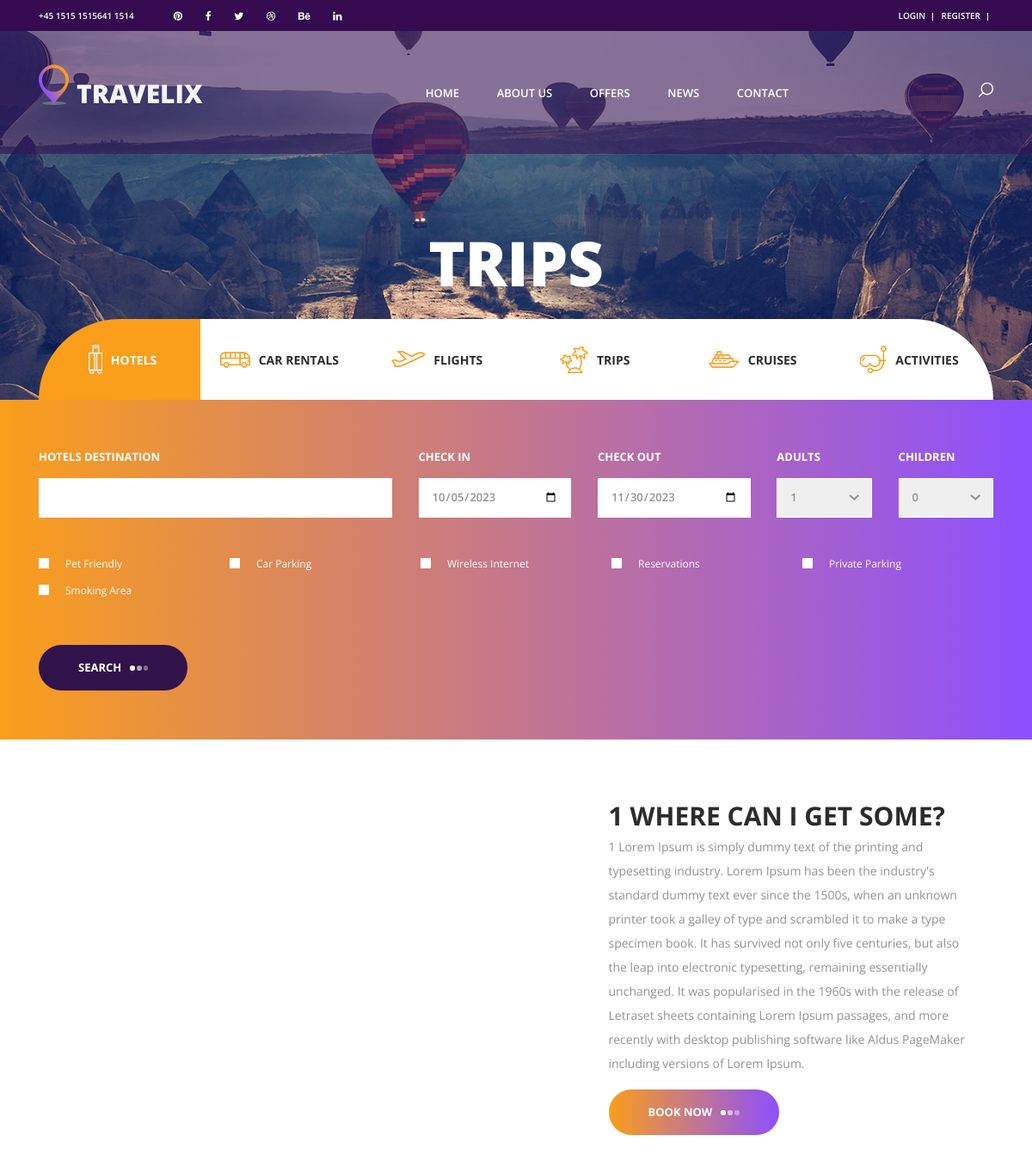
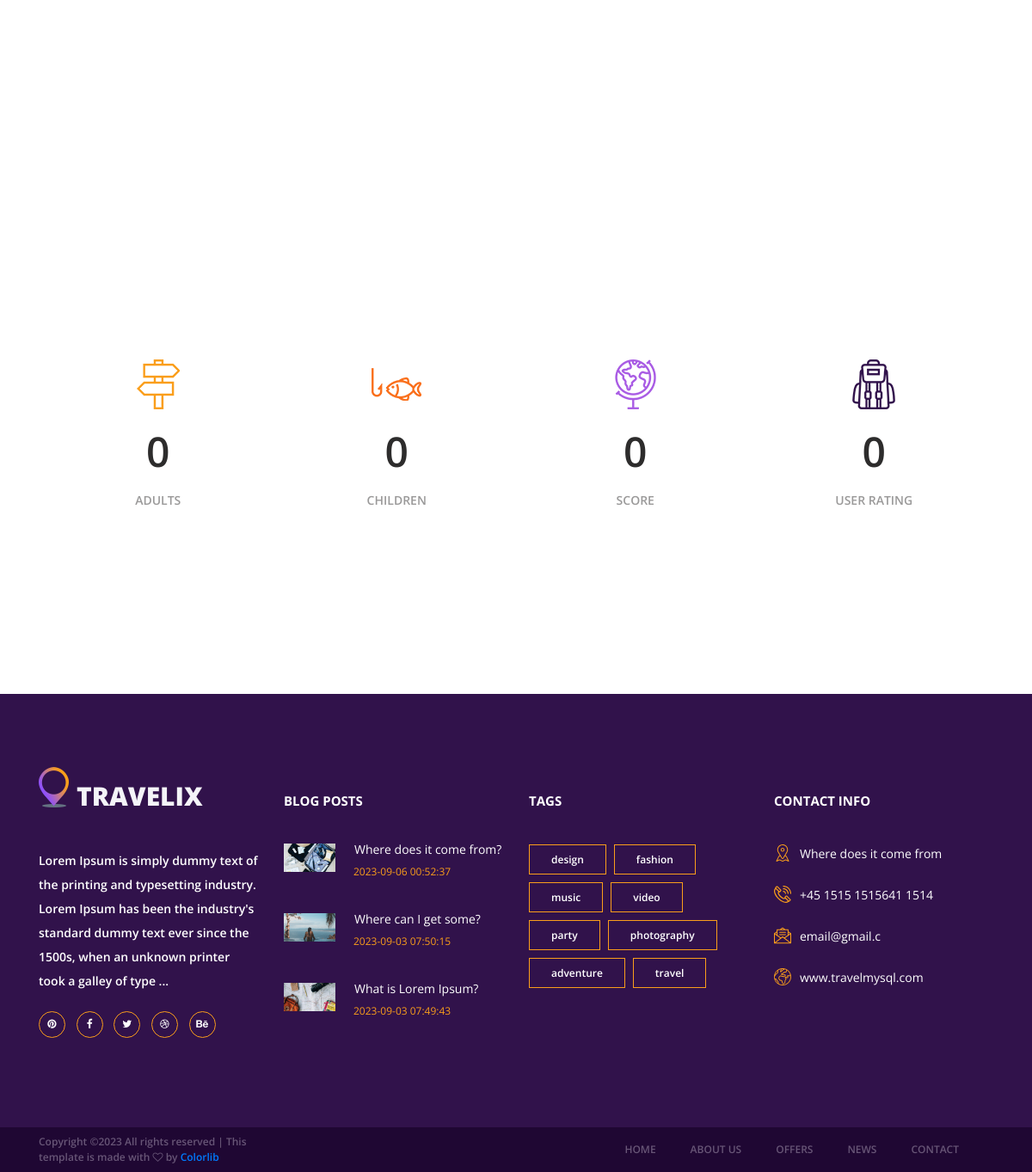
/detail/trips.php?id=1, run on the app's committed database (2 pictures, top to bottom).
### tables this page shows
CREATE TABLE `about` (
  `id` int(4) NOT NULL,
  `title` varchar(200) NOT NULL,
  `description` text NOT NULL,
  `facebook` varchar(200) NOT NULL,
  `twitter` varchar(200) NOT NULL,
  `linkedin` varchar(200) NOT NULL,
  `pinterest` varchar(200) NOT NULL,
  `phone` varchar(200) NOT NULL,
  `email` varchar(200) NOT NULL,
  `adress` varchar(200) NOT NULL
);

CREATE TABLE `trips` (
  `id` int(11) NOT NULL,
  `title` varchar(200) NOT NULL,
  `image` varchar(200) NOT NULL,
  `price` decimal(4,2) NOT NULL,
  `description` text NOT NULL,
  `score` int(11) NOT NULL,
  `user_rating` decimal(4,2) NOT NULL,
  `destination` varchar(200) NOT NULL,
  `checking` date NOT NULL,
  `checkout` date NOT NULL,
  `adults` int(11) NOT NULL,
  `children` int(11) NOT NULL
);

CREATE TABLE `blog` (
  `id` int(11) NOT NULL,
  `image` varchar(200) NOT NULL,
  `title` varchar(200) NOT NULL,
  `description` text NOT NULL,
  `create_at` timestamp NOT NULL DEFAULT current_timestamp()
);

### detail/trips.php (the view, shortened to what this page needs)
<?php require "../includes/header.php"?>
<link rel="stylesheet" type="text/css" href="<?php echo APPURL;?>/assets/styles/offers_styles.css">
<link rel="stylesheet" type="text/css" href="<?php echo APPURL;?>/assets/styles/offers_responsive.css">
<link rel="stylesheet" type="text/css" href="<?php echo APPURL;?>/assets/styles/my.css">
<?php
$tripId= $_GET['id'];
$query = "SELECT * FROM trips WHERE `id`= :tripId";
$stmt= $conn ->prepare($query);
$stmt -> bindParam(":tripId", $tripId, PDO::PARAM_INT);
$stmt->execute();
$trip = $stmt->fetch(PDO::FETCH_ASSOC);
if($trip){
?>
<div class="home">
		<div class="home_background page-banner-detail parallax-window" data-parallax="scroll"></div>
		<div class="home_content">
			<div class="home_title">Trips</div>
		</div>
	</div>
	<div class="offers">
        <?php require "../includes/sidebar.php"?>
		<div class="container">
			<div class="row">
				<div class="col-lg-12">
					<div class="offers_grid">
                    <div class="container">
			<div class="row">
				<div class="col-lg-7">
					<div class="intro_image "><img  class="m-height-600" src="<?php echo DBIMAGE; ?>/<?php echo $trip['image']; ?>" alt=""></div>
				</div>
				<div class="col-lg-5">
					<div class="intro_content">
						<div class="intro_titlec">  <?php echo $trip['title']; ?></div>
						<p class="intro_text">  <?php echo $trip['description']; ?></p>
						<div class="button intro_button"><div class="button_bcg"></div><a href="<?php echo APPURL;?>/book.php?id=<?php echo $trip['id']; ?>&category=trip">Book now<span></span><span></span><span></span></a></div>
					</div>
				</div>
			</div>
		</div>
					</div>
                    <div class="milestones">
		<div class="container">
			<div class="row">
				<div class="col-lg-3 milestone_col">
					<div class="milestone text-center">
						<div class="milestone_icon"><img src="<?php echo ASSETSIMAGE; ?>/milestone_1.png" alt=""></div>
						<div class="milestone_counter" data-end-value=" <?php echo $trip['adults']; ?>">0</div>
						<div class="milestone_text">Adults</div>
					</div>
				</div>
				<div class="col-lg-3 milestone_col">
					<div class="milestone text-center">
						<div class="milestone_icon"><img src="<?php echo ASSETSIMAGE; ?>/milestone_2.png" alt=""></div>
						<div class="milestone_counter" data-end-value=" <?php echo $trip['children']; ?>">0</div>
						<div class="milestone_text">Children</div>
					</div>
				</div>
				<div class="col-lg-3 milestone_col">
					<div class="milestone text-center">
						<div class="milestone_icon"><img src="<?php echo ASSETSIMAGE; ?>/milestone_3.png" alt=""></div>
						<div class="milestone_counter" data-end-value=" <?php echo $trip['score']; ?>">0</div>
						<div class="milestone_text">Score</div>
					</div>
				</div>
				<div class="col-lg-3 milestone_col">
					<div class="milestone text-center">
						<div class="milestone_icon"><img src="<?php echo ASSETSIMAGE; ?>/milestone_4.png" alt=""></div>
						<div class="milestone_counter" data-end-value=" <?php echo $trip['user_rating']; ?>">0</div>
						<div class="milestone_text">User Rating</div>
					</div>
				</div>
			</div>
		</div>
	</div>
				</div>
			</div>
		</div>
	</div>
<?php  }
else {
    echo "no result";
    exit();
}
?>
    <?php require "../includes/footer.php"?>

### includes/header.php (shortened to what this page needs)
<?php
require_once($_SERVER['DOCUMENT_ROOT'].'/TravelPhpMysql/config/config.php');
?>
<!DOCTYPE html>
<html lang="en">
<head>
<link rel="stylesheet" type="text/css" href="<?php echo APPURL;?>/assets/styles/bootstrap4/bootstrap.min.css">
<link href="<?php echo APPURL;?>/assets/plugins/font-awesome-4.7.0/css/font-awesome.min.css" rel="stylesheet" type="text/css">
<link rel="stylesheet" type="text/css" href="<?php echo APPURL;?>/assets/plugins/OwlCarousel2-2.2.1/owl.carousel.css">
<link rel="stylesheet" type="text/css" href="<?php echo APPURL;?>/assets/plugins/OwlCarousel2-2.2.1/owl.theme.default.css">
<link rel="stylesheet" type="text/css" href="<?php echo APPURL;?>/assets/plugins/OwlCarousel2-2.2.1/animate.css">
<link rel="stylesheet" type="text/css" href="<?php echo APPURL;?>/assets/styles/responsive.css">
<link rel="stylesheet" type="text/css" href="<?php echo APPURL;?>/assets/styles/my.css">
</head>
<body>
<div class="super_container">
	<header class="header">
		<div class="top_bar">
			<div class="container">
				<div class="row">
					<div class="col d-flex flex-row">
					<?php
							try{
								$query12= "SELECT * FROM about";
								$result12 = $conn->query($query12);
								while($row = $result12->fetch(PDO::FETCH_ASSOC)){
							?>
						<div class="phone"><?php echo $row['phone']; ?></div>
						<div class="social">
							<ul class="social_list">
								<li class="social_list_item"><a href="<?php echo $row['pinterest']; ?>"><i class="fa fa-pinterest" aria-hidden="true"></i></a></li>
								<li class="social_list_item"><a href="<?php echo $row['facebook']; ?>"><i class="fa fa-facebook" aria-hidden="true"></i></a></li>
								<li class="social_list_item"><a href="<?php echo $row['twitter']; ?>#"><i class="fa fa-twitter" aria-hidden="true"></i></a></li>
								<li class="social_list_item"><a href="<?php echo $row['twitter']; ?>"><i class="fa fa-dribbble" aria-hidden="true"></i></a></li>
								<li class="social_list_item"><a href="<?php echo $row['facebook']; ?>"><i class="fa fa-behance" aria-hidden="true"></i></a></li>
								<li class="social_list_item"><a href="<?php echo $row['linkedin']; ?>"><i class="fa fa-linkedin" aria-hidden="true"></i></a></li>
							</ul>
						</div>
						<?php
							} }
							catch(PDOException $e){
								echo "Error :" .$e->getMessage();
							}
							?>
						<div class="user_box ml-auto">
						<?php if(isset($_SESSION['username'])): ?>
							<div class="user_box_login user_box_link"><a href="#"><?php echo $_SESSION['username']; ?></a></div>
							<div class="user_box_login user_box_link"><a href="#">account</a></div>
							<div class="user_box_login user_box_link"><a href="<?php echo APPURL;?>/auth/logout.php">logout</a></div>
						<?php else: ?>
							<div class="user_box_login user_box_link"><a href="<?php echo APPURL;?>/auth/login.php">login</a></div>
							<div class="user_box_login user_box_link"><a href="<?php echo APPURL;?>/auth/register.php">register</a></div>
						<?php endif; ?>
						</div>
					</div>
				</div>
			</div>
		</div>
		<nav class="main_nav">
			<div class="container">
				<div class="row">
					<div class="col main_nav_col d-flex flex-row align-items-center justify-content-start">
						<div class="logo_container">
							<div class="logo"><a href="<?php echo APPURL;?>"><img src="<?php echo APPURL;?>/assets/images/logo.png" alt="">travelix</a></div>
						</div>
						<div class="main_nav_container ml-auto">
							<ul class="main_nav_list">
								<li class="main_nav_item"><a href="<?php echo APPURL;?>">home</a></li>
								<li class="main_nav_item"><a href="<?php echo APPURL;?>/about-us.php">about us</a></li>
								<li class="main_nav_item"><a href="<?php echo APPURL;?>/offer.php">offers</a></li>
								<li class="main_nav_item"><a href="<?php echo APPURL;?>/blog.php">news</a></li>
								<li class="main_nav_item"><a href="<?php echo APPURL;?>/contact.php">contact</a></li>
							</ul>
						</div>
						<div class="content_search ml-lg-0 ml-auto">
						</div>
					</div>
				</div>
			</div>
		</nav>
	</header>

### includes/footer.php (shortened to what this page needs)
	<footer class="footer">
		<div class="container">
			<div class="row">
			<?php
							try{
								$query14= "SELECT * FROM about";
								$result14 = $conn->query($query14);
								while($row = $result14->fetch(PDO::FETCH_ASSOC)){
							?>
				<div class="col-lg-3 footer_column">
					<div class="footer_col">
						<div class="footer_content footer_about">
							<div class="logo_container footer_logo">
								<div class="logo"><a href="#"><img src="<?php echo APPURL; ?>/assets/images/logo.png" alt="">travelix</a></div>
							</div>
							<p class="footer_about_text">   <?php
    $trim = strlen($row['description']) > 200 ? substr($row['description'], 0, 200) . '...' : $row['description'];
    echo $trim;
?></p>
							<ul class="footer_social_list">
								<li class="footer_social_item"><a href="<?php echo $row['pinterest']; ?>"><i class="fa fa-pinterest"></i></a></li>
								<li class="footer_social_item"><a href="<?php echo $row['facebook']; ?>"><i class="fa fa-facebook-f"></i></a></li>
								<li class="footer_social_item"><a href="<?php echo $row['twitter']; ?>"><i class="fa fa-twitter"></i></a></li>
								<li class="footer_social_item"><a href="<?php echo $row['twitter']; ?>"><i class="fa fa-dribbble"></i></a></li>
								<li class="footer_social_item"><a href="<?php echo $row['pinterest']; ?>"><i class="fa fa-behance"></i></a></li>
							</ul>
						</div>
					</div>
				</div>
				<?php
							} }
							catch(PDOException $e){
								echo "Error :" .$e->getMessage();
							}
							?>
				<div class="col-lg-3 footer_column">
					<div class="footer_col">
						<div class="footer_title">blog posts</div>
						<div class="footer_content footer_blog">
							<?php
						try{
								$query20= "SELECT * FROM blog ORDER BY  create_at DESC LIMIT 3";
								$result20 = $conn->query($query20);
								while($row = $result20->fetch(PDO::FETCH_ASSOC)){
							?>
							<div class="footer_blog_item clearfix">
								<div class="footer_blog_image"><img src="<?php echo DBIMAGE; ?>/<?php echo $row['image']; ?>" alt="https://unsplash.com/@avidenov"></div>
								<div class="footer_blog_content">
									<div class="footer_blog_title"><a href="blog.html"><?php echo $row['title']; ?></a></div>
									<div class="footer_blog_date"><?php echo $row['create_at']; ?></div>
								</div>
							</div>
							<?php
							} }
							catch(PDOException $e){
								echo "Error :" .$e->getMessage();
							}
							?>
						</div>
					</div>
				</div>
				<div class="col-lg-3 footer_column">
					<div class="footer_col">
						<div class="footer_title">tags</div>
						<div class="footer_content footer_tags">
							<ul class="tags_list clearfix">
								<li class="tag_item"><a href="#">design</a></li>
								<li class="tag_item"><a href="#">fashion</a></li>
								<li class="tag_item"><a href="#">music</a></li>
								<li class="tag_item"><a href="#">video</a></li>
								<li class="tag_item"><a href="#">party</a></li>
								<li class="tag_item"><a href="#">photography</a></li>
								<li class="tag_item"><a href="#">adventure</a></li>
								<li class="tag_item"><a href="#">travel</a></li>
							</ul>
						</div>
					</div>
				</div>
				<?php
							try{
								$query13= "SELECT * FROM about";
								$result13 = $conn->query($query13);
								while($row = $result13->fetch(PDO::FETCH_ASSOC)){
							?>
				<div class="col-lg-3 footer_column">
					<div class="footer_col">
						<div class="footer_title">contact info</div>
						<div class="footer_content footer_contact">
							<ul class="contact_info_list">
								<li class="contact_info_item d-flex flex-row">
									<div><div class="contact_info_icon"><img src="<?php echo APPURL; ?>/assets/images/placeholder.svg" alt=""></div></div>
									<div class="contact_info_text"><?php echo $row['adress']; ?></div>
								</li>
								<li class="contact_info_item d-flex flex-row">
									<div><div class="contact_info_icon"><img src="<?php echo APPURL; ?>/assets/images/phone-call.svg" alt=""></div></div>
									<div class="contact_info_text"><?php echo $row['phone']; ?></div>
								</li>
								<li class="contact_info_item d-flex flex-row">
									<div><div class="contact_info_icon"><img src="<?php echo APPURL; ?>/assets/images/message.svg" alt=""></div></div>
									<div class="contact_info_text"><a href="mailto:contactme@gmail.com?Subject=Hello" target="_top"><?php echo $row['email']; ?></a></div>
								</li>
								<li class="contact_info_item d-flex flex-row">
									<div><div class="contact_info_icon"><img src="<?php echo APPURL; ?>/assets/images/planet-earth.svg" alt=""></div></div>
									<div class="contact_info_text"><a href="https://colorlib.com">www.travelmysql.com</a></div>
								</li>
							</ul>
						</div>
					</div>
				</div>
				<?php
							} }
							catch(PDOException $e){
								echo "Error :" .$e->getMessage();
							}
							?>
			</div>
		</div>
	</footer>
	<div class="copyright">
		<div class="container">
			<div class="row">
				<div class="col-lg-3 order-lg-1 order-2  ">
					<div class="copyright_content d-flex flex-row align-items-center">
						<div>
Copyright &copy;<script>document.write(new Date().getFullYear());</script> All rights reserved | This template is made with <i class="fa fa-heart-o" aria-hidden="true"></i> by <a href="https://colorlib.com" target="_blank">Colorlib</a>
</div>
					</div>
				</div>
				<div class="col-lg-9 order-lg-2 order-1">
					<div class="footer_nav_container d-flex flex-row align-items-center justify-content-lg-end">
						<div class="footer_nav">
							<ul class="footer_nav_list">
								<li class="footer_nav_item"><a href="#">home</a></li>
								<li class="footer_nav_item"><a href="about.html">about us</a></li>
								<li class="footer_nav_item"><a href="offers.html">offers</a></li>
								<li class="footer_nav_item"><a href="blog.html">news</a></li>
								<li class="footer_nav_item"><a href="contact.html">contact</a></li>
							</ul>
						</div>
					</div>
				</div>
			</div>
		</div>
	</div>
</div>
</body>
</html>

### data on the page
about: phone "+45 1515 1515641 1514", description "Lorem Ipsum is simply dummy text of the printing and typesetting industry. Lorem Ipsum has been the industry's standard dummy text ever since the 1500s, when an unknown printer took a galley of type ...", adress "Where does it come from", email "email@gmail.c"
trips: title "1 WHERE CAN I GET SOME?", description "1 Lorem Ipsum is simply dummy text of the printing and typesetting industry. Lorem Ipsum has been the industry's standard dummy text ever since the 1500s, when an unknown printer took a galley of type and scrambled it to make a type specimen book. It has survived not only five centuries, but also the leap into electronic typesetting, remaining essentially unchanged. It was popularised in the 1960s with the release of Letraset sheets containing Lorem Ipsum passages, and more recently with desktop publishing software like Aldus PageMaker including versions of Lorem Ipsum."
blog: image (picture), title "Where does it come from?", create_at "2023-09-06 00:52:37"
blog: image (picture), title "Where can I get some?", create_at "2023-09-03 07:50:15"
blog: image (picture), title "What is Lorem Ipsum?", create_at "2023-09-03 07:49:43"
